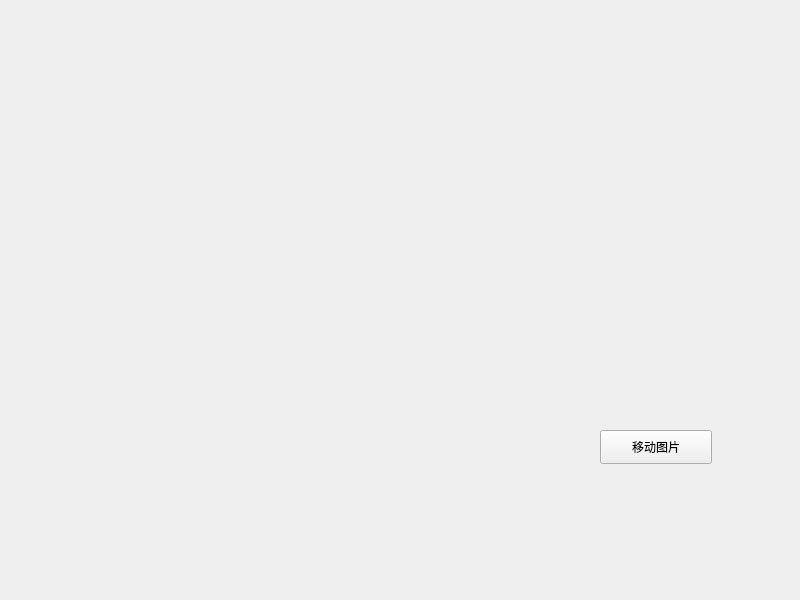
<?xml version="1.0" encoding="UTF-8"?>
<ui version="4.0">
 <class>Widget</class>
 <widget class="QWidget" name="Widget">
  <property name="geometry">
   <rect>
    <x>0</x>
    <y>0</y>
    <width>800</width>
    <height>600</height>
   </rect>
  </property>
  <property name="windowTitle">
   <string>Widget</string>
  </property>
  <widget class="QPushButton" name="moveButton">
   <property name="geometry">
    <rect>
     <x>600</x>
     <y>430</y>
     <width>112</width>
     <height>34</height>
    </rect>
   </property>
   <property name="text">
    <string>移动图片</string>
   </property>
  </widget>
 </widget>
 <resources/>
 <connections/>
</ui>
